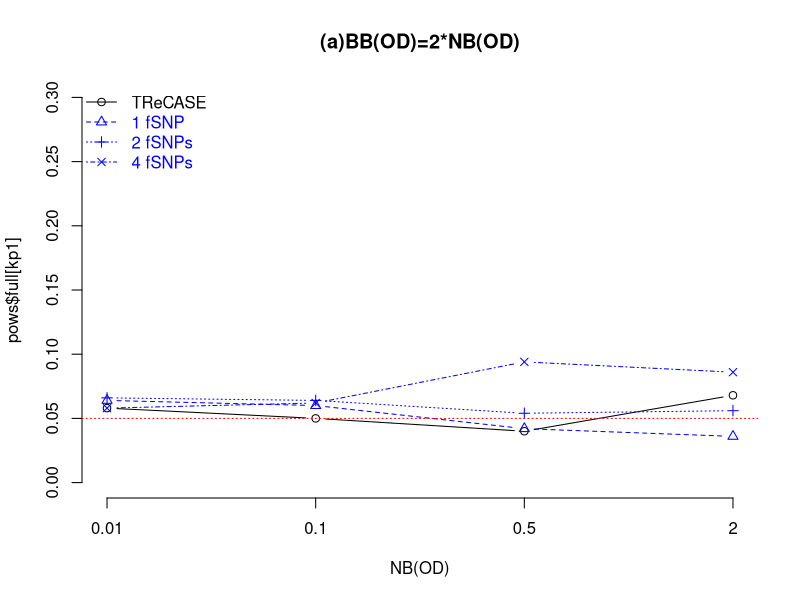

R code for this plot:

workdir = "/pine/scr/z/h/zhabotyn/R01/2019_03_20"
#workdir = "C:/research/R01/reqtl/2019_03_20/sim_ex/snp4/"
setwd(workdir)

res = read.csv("figure4a_summary.csv")
pars = res[,1:5]
pows = res[,6:7]
fule = res[,8:10]
shoe = res[,11:13]


cols = c("black", rep("blue", 3))
kp1 = pars$nsnpi == 1
kp2 = pars$nsnpi == 2
kp3 = pars$nsnpi == 4
x0 = 1:4
x = pars$NBod[kp1]

png("Figure4a.png", height=4, width=4, res=300, units="in")
plot(x0, pows$full[kp1], ylim=c(0,.3), type="b", 
main="(a)BB(OD)=2*NB(OD)", xlab="NB(OD)", bty="n", xaxt="n")
legend("topleft", legend=c("TReCASE", "1 fSNP", "2 fSNPs", "4 fSNPs"), 
bty="n", text.col=cols, col=cols, lty=1:4, pch=1:4,)

axis(1, at=x0, labels=x)

lines(x0, pows$short[kp1], type="b", lty=2, pch=2, col="blue")
lines(x0, pows$short[kp2], type="b", lty=3, pch=3, col="blue")
lines(x0, pows$short[kp3], type="b", lty=4, pch=4, col="blue")
abline(h=0.05, col="red", lty=3)

dev.off()
